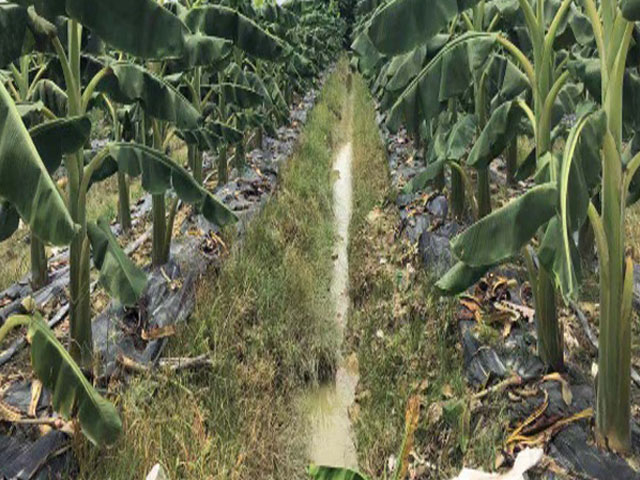
#> input picture testLib/banana/11.jpg, 640 x 480 px
$ python just_one_way.py
#> lines starting #> are read from the running program, lines starting #| are printed output that depends on the picture; after the words box and inside, x2 and y2 are one past the last pixel; in counts of white or black regions, pixels touching at a corner belong together
### roadCal/roadCal.py
import cv2
import numpy as np
import math
import roadCal.mathPack as mathPack

"""
路径计算方法整合
20.02.16 使用B、C点的直线斜率结合曲率计算负反馈进行斜率输出
         更改斜率判断规则，k>0-左边，k<0-右边
20.02.17 出田垄时返回的数据为“图像中田地占画面高的比例”
"""

## 状态标志
FIT_CROSS_STRAIGHT = 0  # 直道
FIT_CROSS_TRUN = 1  # 弯道
FIT_CROSS_OUT = 2  # 出林道
FIT_CROSS_ERR = -1  # 错误

## 设置参数
OUT_THRESHOLD = 0.65  # 出田垄进度计算-阈值

## 全局变量
Out_thre_cache = 0  # 使用mask法进行floodfill后，

Gaussian_distributionList = []  # 创建高斯数组，节省计算量
for i in range(480):
    Gaussian_distributionList.append(mathPack.Gaussian_distribution(i, 0, 100))
#> in main, src is the input picture: shape (480, 640, 3); mean B, G, R 76.9, 103.4, 99.3
np.float32(Gaussian_distributionList)


# 用此变量向fitRoad_cross传递宽度


# [333 lines left out: functions fitRoad_Out_Conf, fitRoad_cross, fitRoad_middle, hough, not called in this run]


def cal_floodFill(image, loDiff, upDiff, mask_wide=0):
    """
    floodFill 计算地面方法
    :param image:Any
    :param loDiff:最低阈值（三变量turple，如：(20, 100, 255)）
    :param upDiff:最大阈值（三变量turple，如：(40, 150, 255)）
    :param mask_wide:   道路感兴趣区域宽度（用于排除扫描到路面外的干扰），
                        0 - 不启用
    :return: copyImg, threImg
    """
#> called with loDiff = (11, 37, 44), upDiff = (19, 62, 47), mask_wide = 200
    # __FILLCOLOR - floodfill时填充的颜色
    __FILLCOLOR = (255, 255, 255)  # 绿色
    __FURTHERMORPH = 0  # 更精确的形态学运算开关

    # 预处理
    # copyImg = image
    copyImg = cv2.medianBlur(image, 3)
    # copyImg = cv2.GaussianBlur(image, (29, 29), sigmaX=0)

    # BGR转换为HSV进行处理
    copyImg = cv2.cvtColor(copyImg, cv2.COLOR_BGR2HSV)
#> copyImg: shape (480, 640, 3); mean H, S, V 41.6, 73.6, 106.2

    h, w = image.shape[:2]
#> h = 480; w = 640
    mask = np.zeros([h + 2, w + 2], dtype=np.uint8)  # mask必须行和列都加2，且必须为uint8单通道阵列
    # 规划道路区域为感兴趣区域（排除扫描到路面外的干扰）
    global Out_thre_cache
    if not mask_wide == 0:
        mask[:, 320 - mask_wide:320 + mask_wide] = 255
        mask = cv2.bitwise_not(mask)

        Out_thre_cache = w / 2 - mask_wide  # 更新mask值
#> Out_thre_cache = 120
    else:
        Out_thre_cache = 0  # 更新mask值

    # 计算种子点
    if mask_wide == 0:
        seedThreshold = int(h * w / 7.5)  # 20000   # 最少像素值（只取感兴趣区域）
    else:
        seedThreshold = int(h * (2 * mask_wide) / 7.5)  # 20000   # 最少像素值（只取感兴趣区域）
#> seedThreshold = 25600
    timesLimit = 5  # 计算次数限制
    seed = [int(w / 2) - 1, h - 1]  # 以画面中间最下面的点为起始点 （x, y）
#> seed = [319, 479]
    times = 0  # 循环次数，若超过阈值则返回(None,None)
    seedMoveDistance = int(seed[1] * 0.5 / timesLimit)  # 失败后上升的距离（限高0.5）
#> seedMoveDistance = 47

    while True:
        # floodFill
        # --------------------------------19.12.21 阈值数据备份--------------------------------
        # cv2.floodFill(copyImg, mask, tuple(seed), (255, 255, 255), (20, 100, 255), (40, 150, 255),
        #               flags=cv2.FLOODFILL_FIXED_RANGE)
        # ------------------------------------------------------------------------------------
        cv2.floodFill(copyImg, mask, tuple(seed), __FILLCOLOR, loDiff, upDiff,
                      flags=cv2.FLOODFILL_FIXED_RANGE)

        # 二值化并统计渲染数量
        threImg = cv2.inRange(copyImg, copyImg[seed[1], seed[0]], copyImg[seed[1], seed[0]])  # 将与种子点一样被染色的点划出来
        threCounter = np.sum(threImg == 255)  # 统计出现的数量

        # 退出的判定（大于阈值且不等于ROI面积）
        if threCounter >= seedThreshold and \
                ((mask_wide == 0 and threCounter < (h * w))
                 or (mask_wide and threCounter < (h * (2 * (mask_wide*0.95))))):
            break

        else:
            times += 1
            if times < timesLimit:
                seed[1] -= seedMoveDistance  # seed上移
            else:
                return None, None
#> this loop made 3 passes
#> threCounter on passes 1 to 3: 42, 4452, 71263
#> pass 1, in cal_floodFill, `threImg = cv2.inRange(copyImg, copyImg[seed[1], seed[0]], copyImg[seed..`:
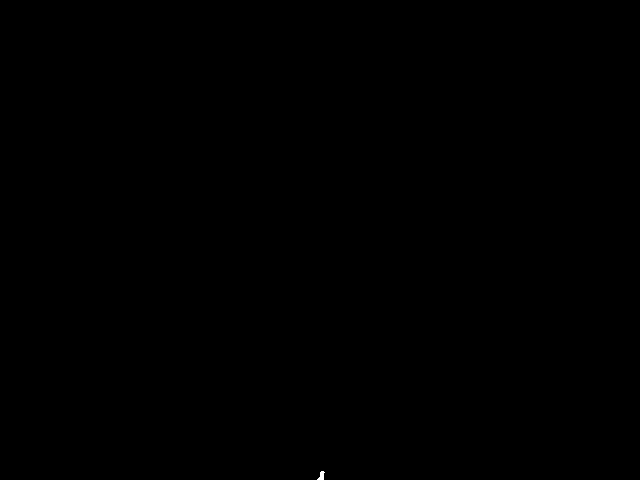
#> threImg: shape (480, 640); 0.01% white; 1 white region, box (x1, y1, x2, y2) and area: (317, 471, 325, 480) 42
#> pass 2, in cal_floodFill, `threImg = cv2.inRange(copyImg, copyImg[seed[1], seed[0]], copyImg[seed..`:
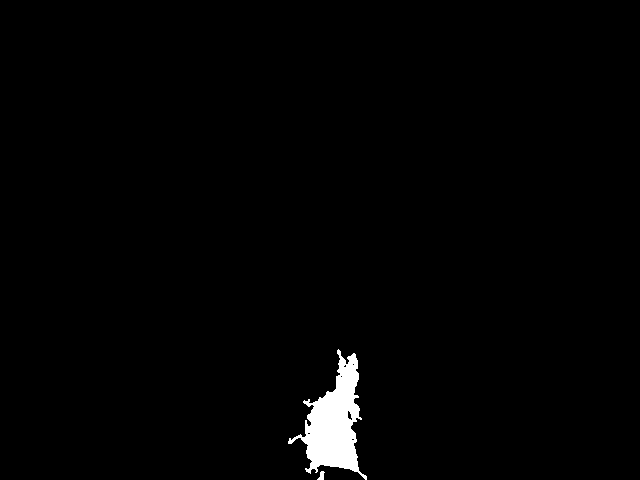
#> threImg: shape (480, 640); 1.4% white; 2 white regions, box (x1, y1, x2, y2) and area: (288, 349, 367, 480) 4410, (317, 471, 325, 480) 42
#> pass 3, in cal_floodFill, `threImg = cv2.inRange(copyImg, copyImg[seed[1], seed[0]], copyImg[seed..`:
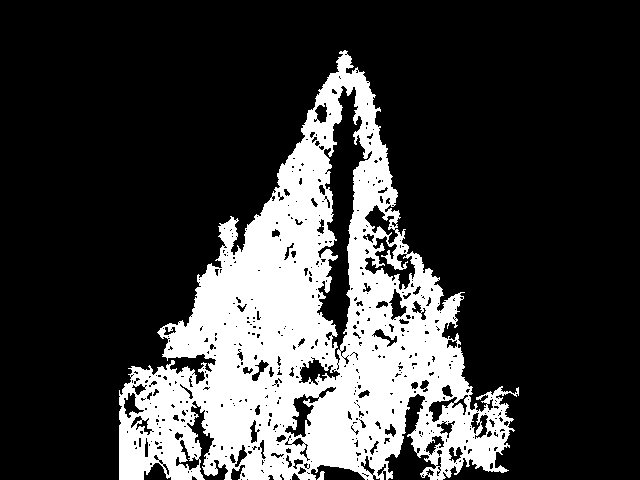
#> threImg: shape (480, 640); 23.2% white; 2 white regions, box (x1, y1, x2, y2) and area: (119, 50, 519, 480) 71221, (317, 471, 325, 480) 42
#> after the loop: copyImg: shape (480, 640, 3); mean H, S, V 94.1, 111.7, 138.1
#> after the loop, seed = [319, 385]; times = 2

    # 形态学运算
    if __FURTHERMORPH:  # 精确的形态学运算
        # morph_size - morphImg外扩距离(单边)
        # morphImg - 用于避免边缘导致的形态学运算错误
        morph_size = 20
        morphImg = np.zeros((h + morph_size * 2, w + morph_size * 2), dtype=np.uint8)
        for i in range(h):
            for j in range(w):
                morphImg.itemset(morph_size + i, morph_size + j, threImg.item(i, j))
        threImg = morphImg
    kernel = np.ones((65, 65), dtype=np.uint8)
    threImg = cv2.morphologyEx(threImg, cv2.MORPH_CLOSE, kernel)
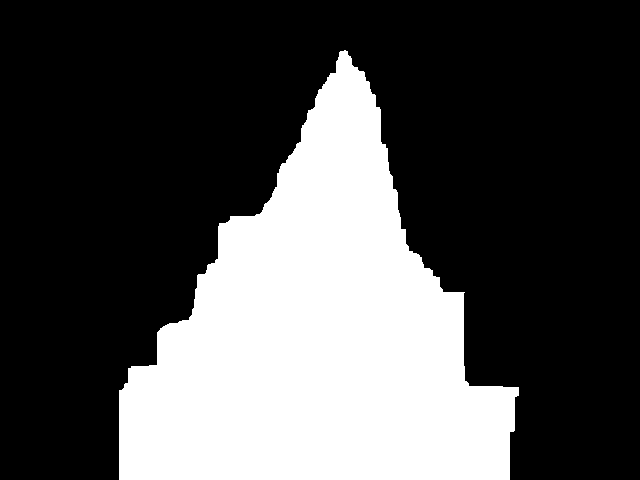
#> threImg: shape (480, 640); 30.7% white; 1 white region, box (x1, y1, x2, y2) and area: (119, 50, 519, 480) 94301
    # kernel = np.ones((35, 35), dtype=np.uint8)
    # threImg = cv2.morphologyEx(threImg, cv2.MORPH_OPEN, kernel)
    kernel = np.ones((7, 7), dtype=np.uint8)
    threImg = cv2.morphologyEx(threImg, cv2.MORPH_ERODE, kernel)
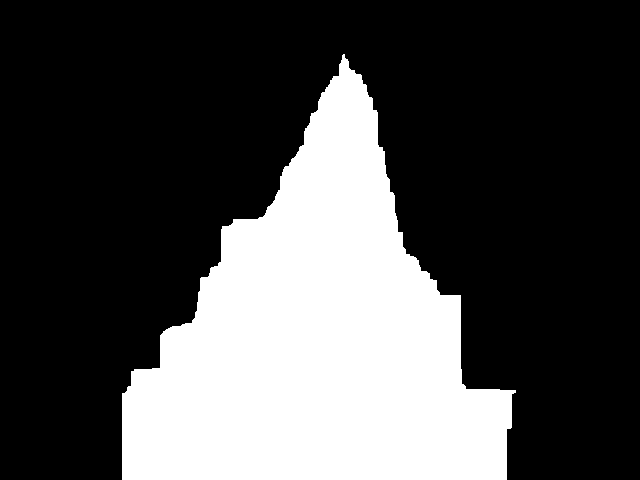
#> threImg: shape (480, 640); 29.5% white; 1 white region, box (x1, y1, x2, y2) and area: (122, 54, 516, 480) 90515
    if __FURTHERMORPH:  # 精确的形态学运算
        # 取原来图像的框
        temp = threImg.copy()
        threImg = np.zeros((h, w), dtype=np.uint8)
        for i in range(h):
            for j in range(w):
                threImg.itemset(i, j, temp.item(morph_size + i, morph_size + j))

    # 色彩空间转换BGR
    copyImg = cv2.cvtColor(copyImg, cv2.COLOR_HSV2BGR)
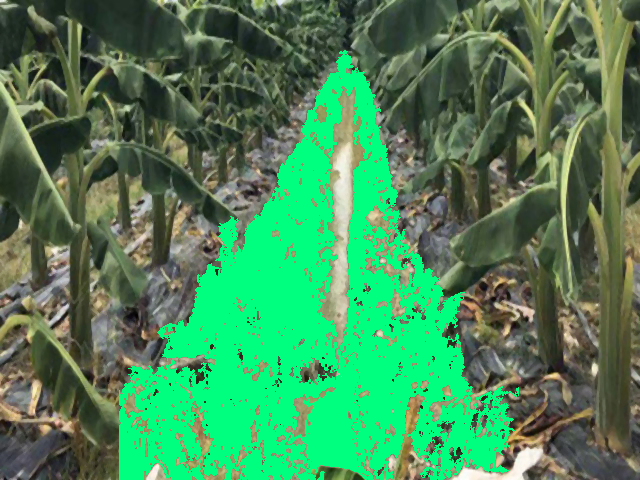
#> copyImg: shape (480, 640, 3); mean B, G, R 88.1, 136, 72

    return copyImg, threImg

### roadCal/mathPack.py
# 数学包，用于存储本项目用到的数学函数
import numpy as np
import math


def Gaussian_distribution(x, u, sigma):
    """
    高斯分布公式
    X∼N(μ,σ2),
    :param x:     传入参数
    :param u:     即μ
    :param sigma: 即σ
    :return:
    """
    y = np.exp(-(x - u) ** 2 / (2 * sigma ** 2)) / (sigma * math.sqrt(2 * math.pi))
    return y


# test
# [30 lines that do not run on import are left out]

### test/Ways_Compare/just_one_way.py
# -*- coding : utf-8 -*-
import cv2
import numpy as np
import time
import roadCal.roadCal as rc

imgPath = "../../testLib/banana/11.jpg"

# [141 lines left out: functions floodFill, HSV_threshold, cal_kmeans, not called in this run]

def main():
    try:
        src = cv2.imread(imgPath)
        src = cv2.resize(src, (640, 480))
        cv2.imshow("raw", src)
    except Exception:
        print(f'[Error]No Image!')
        return

    # 固定种子点floodfill
    # floodfill_img, floodfill_thre = floodFill(src)
    # cv2.imshow("floodfill_img", floodfill_thre)

    # 正式版floodfill
    try:
        floodfill_img, floodfill_thre = rc.cal_floodFill(src, (11, 37, 44), (19, 62, 47), mask_wide=200)
        cv2.imshow("floodfill_img_New", floodfill_thre)

        # [5 lines of commented-out code are left out]
    except Exception:
        print(f'[Error]Calculate Fail!')

    cv2.waitKey(0)
    cv2.destroyAllWindows()


if __name__ == '__main__':
    main()

$ run again, with testLib/banana/12.jpg copied over testLib/banana/11.jpg
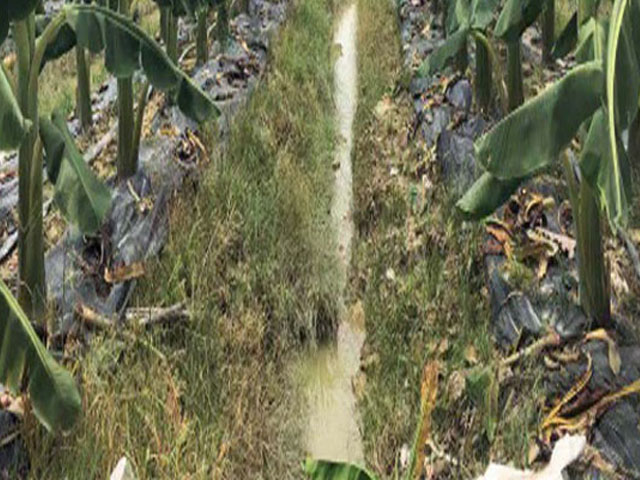
#> input picture testLib/banana/12.jpg, 640 x 480 px
#> in main, src is the input picture: shape (480, 640, 3); mean B, G, R 81.6, 109.1, 109.2
#> the loop in cal_floodFill, `while True:` made 5 passes
#> threCounter on passes 1 to 5: 69, 6613, 6613, 7600, 110358
#> pass 2, in cal_floodFill, `threImg = cv2.inRange(copyImg, copyImg[seed[1], seed[0]], copyImg[seed..`:
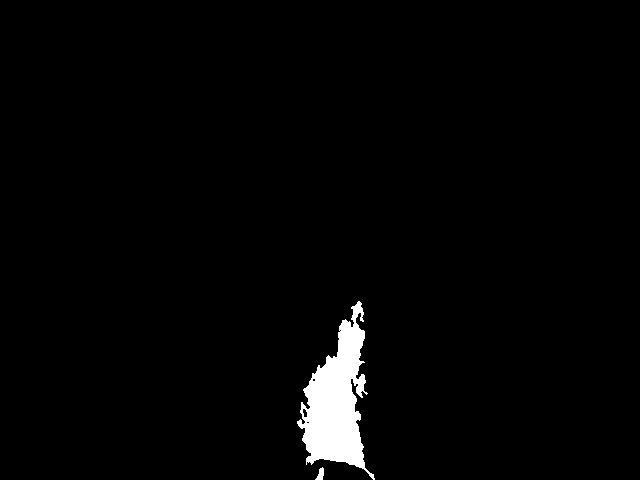
#> threImg: shape (480, 640); 2.2% white; 2 white regions, box (x1, y1, x2, y2) and area: (297, 301, 375, 480) 6544, (315, 467, 324, 480) 69
#> after the loop in cal_floodFill, `while True:`: seed = [319, 291]; times = 4
#> in cal_floodFill, `copyImg = cv2.cvtColor(copyImg, cv2.COLOR_HSV2BGR)`:
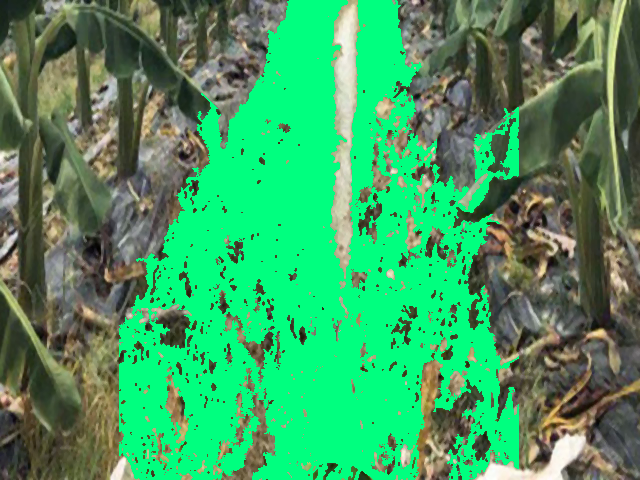
#> copyImg: shape (480, 640, 3); mean B, G, R 97.3, 157.3, 65.3
